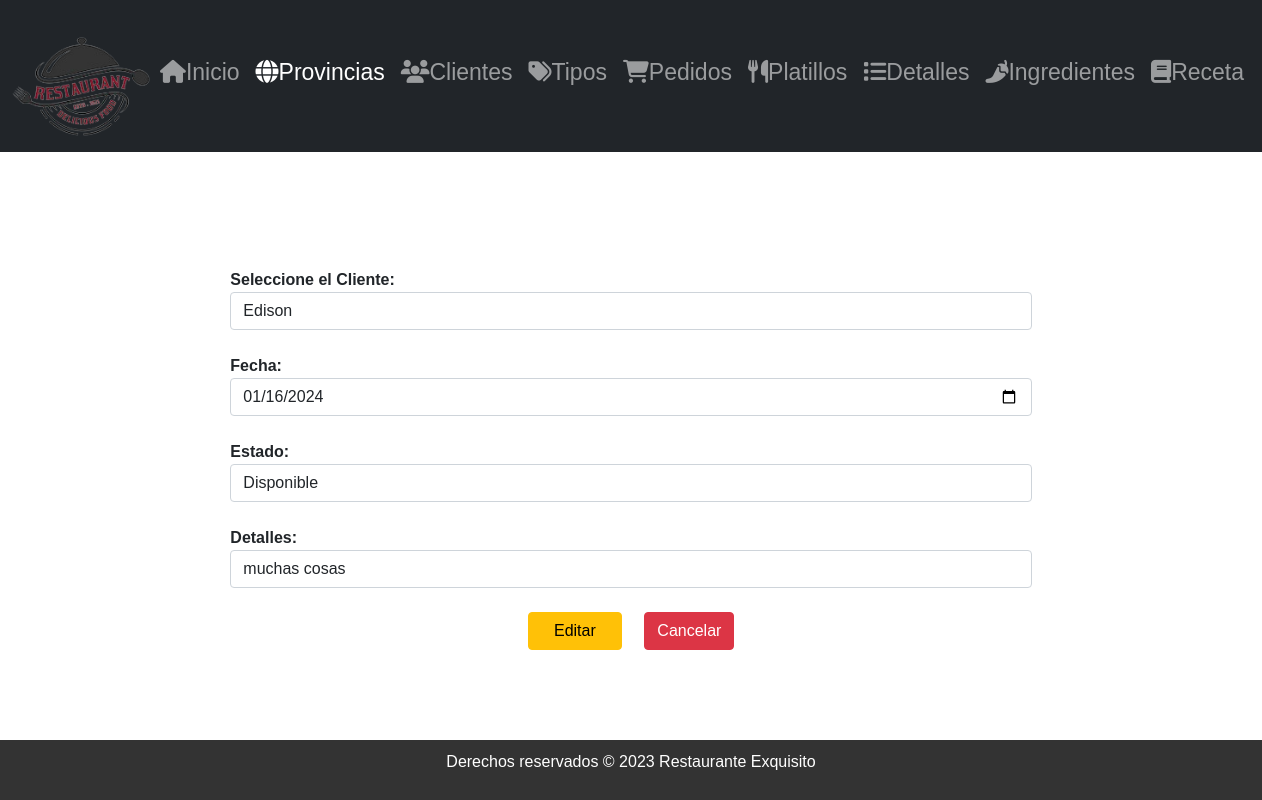
The app's page /editarPedido/1 with its own data.
### Aplicaciones/Facturacion/models.py (models this page shows, shortened)
class Pedido(models.Model):
    id_ed = models.AutoField(primary_key=True)
    fecha_ed = models.DateField()
    estado_ed = models.CharField(max_length=50)
    observaciones_ed = models.TextField()
    cliente_ed = models.ForeignKey(Cliente, null=True, blank=True, on_delete=models.PROTECT)

### Aplicaciones/Facturacion/views.py (the view)
# urls.py: path('editarPedido/<id_ed>' ,views.editarPedido),
def editarPedido(request, id_ed):
    pedidoEditar=Pedido.objects.get(id_ed=id_ed)
    pedidosBdd=Pedido.objects.all()
    clienteBdd = Cliente.objects.all()
    return  render(request, 'editarPedido.html',{'pedido':pedidoEditar,'pedidos':pedidosBdd,'clientes': clienteBdd})

### Aplicaciones/Facturacion/templates/editarPedido.html (shortened to what this page needs)
{% extends "./plantilla.html" %}
{% load static %}
{% block contenido %}
<div class="row">
  <div class="col-md-2">
  </div>
  <div class="col-md-8">
    <br> <br>
    <form class="" action="/procesarActualizacionPedido/" method="post">
      <b>Seleccione el Cliente:</b>
      <select class="form-control" name="id_cliente" id="id_cliente" required>
        {% for cliente in clientes %}
        <option value="{{cliente.id_ed}}">{{cliente.nombre_ed}}  </option>
        {% endfor %}
      </select>
<br>
<b>Fecha:</b>
<input type="date" name="fecha_ed" id="fecha_ed"
value="{{pedido.fecha_ed|date:'Y-m-d'}}" placeholder="Ingrese la fecha de atencion"
class="form-control" required>
<br>
      <b>Estado:</b>
      <br>
      <input type="text" name="estado_ed" id="estado_ed"
             value="{{pedido.estado_ed}}" placeholder="Ingrese el estado"
             class="form-control" required>
      <br>
      <b>Detalles:</b>
      <input type="text" name="observaciones_ed" id="observaciones_ed"
             value="{{pedido.observaciones_ed}}" placeholder="Ingrese la observacion"
             class="form-control" required>
      <br>
      <center>
        <button type="submit" name="button"
                class="btn btn-warning">
          &nbsp;&nbsp;&nbsp;Editar&nbsp;&nbsp;&nbsp;
        </button>&nbsp;&nbsp;&nbsp;&nbsp;
        <a href="/"
           class="btn btn-danger">
          Cancelar
        </a>
      </center>
    </form>
  </div>
</div>
{% endblock %}

### RestauranteED/static/css/principal.css (style rules this page uses)
body { margin: 0; padding: 0; font-family: 'Poppins', sans-serif; background-image: url('ruta_de_la_imagen.jpg'); background-size: cover; background-position: center; background-repeat: no-repeat; / }
.row { margin: 20px 0; }

### records on screen
Pedido: fecha_ed "01/16/2024", estado_ed "Disponible", observaciones_ed "muchas cosas"

### other values on screen
form field id_cliente "Edison"
